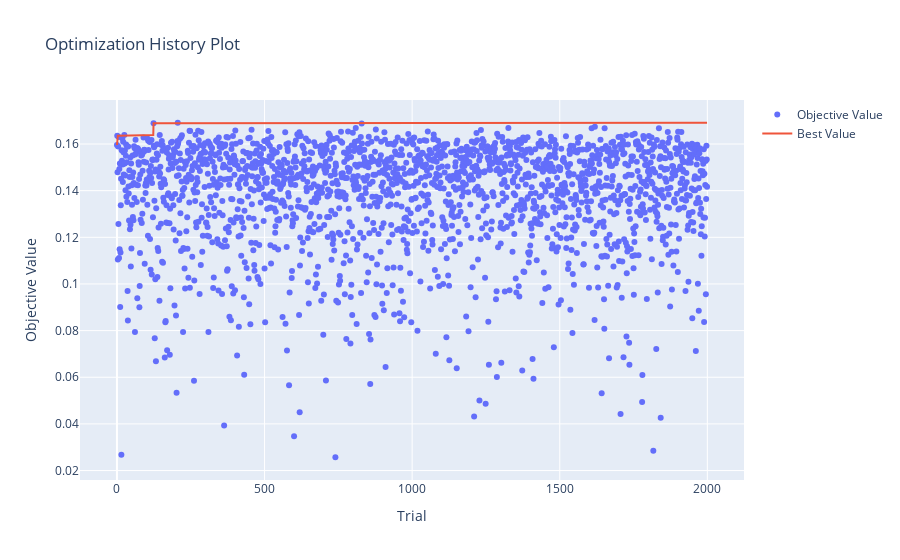

Notebook code for this chart:
### Code cell
optuna.visualization.plot_optimization_history(study)

### Figure 1 — Plotly figure (JSON) as saved in the notebook; plotly's stock layout.template omitted (floating-point values rounded to 4 significant figures; data arrays with more than 128 entries replaced by an {"elided": "..."} marker saying what was removed)
{"data": [{"mode": "markers", "name": "Objective Value", "type": "scatter", "x": {"elided": "2000 int values"}, "y": {"elided": "2000 float values"}}, {"mode": "lines", "name": "Best Value", "type": "scatter", "x": {"elided": "2000 int values"}, "y": {"elided": "2000 float values"}}, {"marker": {"color": "#cccccc"}, "mode": "markers", "name": "Infeasible Trial", "showlegend": false, "type": "scatter", "x": [], "y": []}], "layout": {"title": {"text": "Optimization History Plot"}, "xaxis": {"title": {"text": "Trial"}}, "yaxis": {"title": {"text": "Objective Value"}}}}
